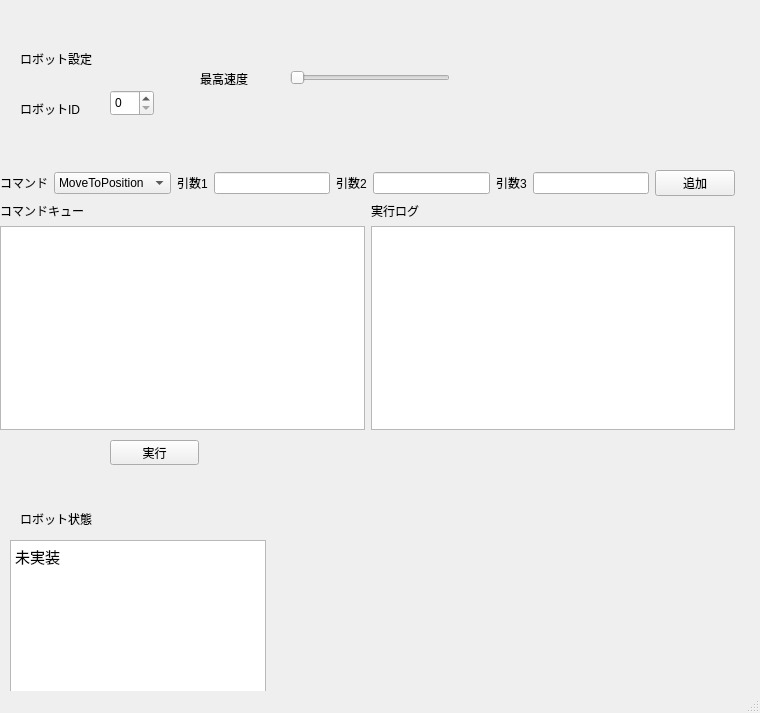
<?xml version="1.0" encoding="UTF-8"?>
<ui version="4.0">
 <class>CraneCommander</class>
 <widget class="QMainWindow" name="CraneCommander">
  <property name="geometry">
   <rect>
    <x>0</x>
    <y>0</y>
    <width>760</width>
    <height>713</height>
   </rect>
  </property>
  <property name="windowTitle">
   <string>Crane Simple AI Commander</string>
  </property>
  <widget class="QWidget" name="centralwidget">
   <widget class="QPushButton" name="executionPushButton">
    <property name="geometry">
     <rect>
      <x>110</x>
      <y>440</y>
      <width>89</width>
      <height>25</height>
     </rect>
    </property>
    <property name="text">
     <string>実行</string>
    </property>
   </widget>
   <widget class="QSpinBox" name="robotIDSpinBox">
    <property name="geometry">
     <rect>
      <x>110</x>
      <y>90</y>
      <width>44</width>
      <height>26</height>
     </rect>
    </property>
   </widget>
   <widget class="QLabel" name="label_7">
    <property name="geometry">
     <rect>
      <x>20</x>
      <y>100</y>
      <width>81</width>
      <height>17</height>
     </rect>
    </property>
    <property name="text">
     <string>ロボットID</string>
    </property>
   </widget>
   <widget class="QSlider" name="maxSpeedHorizontalSlider">
    <property name="geometry">
     <rect>
      <x>290</x>
      <y>70</y>
      <width>160</width>
      <height>16</height>
     </rect>
    </property>
    <property name="orientation">
     <enum>Qt::Horizontal</enum>
    </property>
   </widget>
   <widget class="QLabel" name="label_8">
    <property name="geometry">
     <rect>
      <x>200</x>
      <y>70</y>
      <width>67</width>
      <height>17</height>
     </rect>
    </property>
    <property name="text">
     <string>最高速度</string>
    </property>
   </widget>
   <widget class="QLabel" name="label_9">
    <property name="geometry">
     <rect>
      <x>20</x>
      <y>50</y>
      <width>101</width>
      <height>17</height>
     </rect>
    </property>
    <property name="text">
     <string>ロボット設定</string>
    </property>
   </widget>
   <widget class="QLabel" name="label_10">
    <property name="geometry">
     <rect>
      <x>20</x>
      <y>510</y>
      <width>101</width>
      <height>17</height>
     </rect>
    </property>
    <property name="text">
     <string>ロボット状態</string>
    </property>
   </widget>
   <widget class="QTextBrowser" name="robotStatusTextBrowser">
    <property name="geometry">
     <rect>
      <x>10</x>
      <y>540</y>
      <width>256</width>
      <height>192</height>
     </rect>
    </property>
    <property name="html">
     <string>&lt;!DOCTYPE HTML PUBLIC &quot;-//W3C//DTD HTML 4.0//EN&quot; &quot;http://www.w3.org/TR/REC-html40/strict.dtd&quot;&gt;
&lt;html&gt;&lt;head&gt;&lt;meta name=&quot;qrichtext&quot; content=&quot;1&quot; /&gt;&lt;style type=&quot;text/css&quot;&gt;
p, li { white-space: pre-wrap; }
&lt;/style&gt;&lt;/head&gt;&lt;body style=&quot; font-family:'Ubuntu'; font-size:11pt; font-weight:400; font-style:normal;&quot;&gt;
&lt;p style=&quot; margin-top:0px; margin-bottom:0px; margin-left:0px; margin-right:0px; -qt-block-indent:0; text-indent:0px;&quot;&gt;未実装&lt;/p&gt;&lt;/body&gt;&lt;/html&gt;</string>
    </property>
   </widget>
   <widget class="QWidget" name="layoutWidget">
    <property name="geometry">
     <rect>
      <x>0</x>
      <y>170</y>
      <width>735</width>
      <height>260</height>
     </rect>
    </property>
    <layout class="QVBoxLayout" name="verticalLayout_3">
     <item>
      <layout class="QHBoxLayout" name="horizontalLayout">
       <item>
        <widget class="QLabel" name="label_4">
         <property name="text">
          <string>コマンド</string>
         </property>
        </widget>
       </item>
       <item>
        <widget class="QComboBox" name="commandComboBox">
         <property name="enabled">
          <bool>true</bool>
         </property>
         <item>
          <property name="text">
           <string>MoveToPosition</string>
          </property>
         </item>
         <item>
          <property name="text">
           <string>MoveRelatively</string>
          </property>
         </item>
        </widget>
       </item>
       <item>
        <widget class="QLabel" name="label">
         <property name="text">
          <string>引数1</string>
         </property>
        </widget>
       </item>
       <item>
        <widget class="QLineEdit" name="arg1LineEdit"/>
       </item>
       <item>
        <widget class="QLabel" name="label_2">
         <property name="text">
          <string>引数2</string>
         </property>
        </widget>
       </item>
       <item>
        <widget class="QLineEdit" name="arg2LineEdit"/>
       </item>
       <item>
        <widget class="QLabel" name="label_3">
         <property name="text">
          <string>引数3</string>
         </property>
        </widget>
       </item>
       <item>
        <widget class="QLineEdit" name="arg3LineEdit"/>
       </item>
       <item>
        <widget class="QPushButton" name="commandAddPushButton">
         <property name="text">
          <string>追加</string>
         </property>
        </widget>
       </item>
      </layout>
     </item>
     <item>
      <layout class="QHBoxLayout" name="horizontalLayout_2">
       <property name="sizeConstraint">
        <enum>QLayout::SetDefaultConstraint</enum>
       </property>
       <item>
        <layout class="QVBoxLayout" name="verticalLayout">
         <item>
          <widget class="QLabel" name="label_5">
           <property name="layoutDirection">
            <enum>Qt::LeftToRight</enum>
           </property>
           <property name="text">
            <string>コマンドキュー</string>
           </property>
          </widget>
         </item>
         <item>
          <widget class="QPlainTextEdit" name="commandQueuePlainTextEdit"/>
         </item>
        </layout>
       </item>
       <item>
        <layout class="QVBoxLayout" name="verticalLayout_2">
         <item>
          <widget class="QLabel" name="label_6">
           <property name="text">
            <string>実行ログ</string>
           </property>
          </widget>
         </item>
         <item>
          <widget class="QTextBrowser" name="logTextBrowser"/>
         </item>
        </layout>
       </item>
      </layout>
     </item>
    </layout>
   </widget>
  </widget>
  <widget class="QMenuBar" name="menubar">
   <property name="geometry">
    <rect>
     <x>0</x>
     <y>0</y>
     <width>760</width>
     <height>22</height>
    </rect>
   </property>
  </widget>
  <widget class="QStatusBar" name="statusbar"/>
 </widget>
 <resources/>
 <connections/>
</ui>
